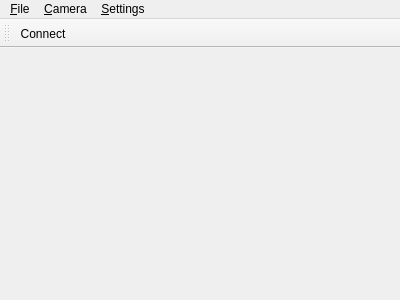
<?xml version="1.0" encoding="UTF-8"?>
<ui version="4.0">
 <class>CMainWindow</class>
 <widget class="QMainWindow" name="CMainWindow">
  <property name="geometry">
   <rect>
    <x>0</x>
    <y>0</y>
    <width>400</width>
    <height>300</height>
   </rect>
  </property>
  <property name="windowTitle">
   <string>Camera Display</string>
  </property>
  <widget class="QWidget" name="centralWidget">
   <layout class="QVBoxLayout" name="verticalLayout" stretch="1">
    <property name="spacing">
     <number>0</number>
    </property>
    <property name="leftMargin">
     <number>0</number>
    </property>
    <property name="topMargin">
     <number>9</number>
    </property>
    <property name="rightMargin">
     <number>0</number>
    </property>
    <property name="bottomMargin">
     <number>9</number>
    </property>
    <item>
     <widget class="QWidget" name="_displayWidget" native="true"/>
    </item>
   </layout>
  </widget>
  <widget class="QMenuBar" name="menuBar">
   <property name="geometry">
    <rect>
     <x>0</x>
     <y>0</y>
     <width>400</width>
     <height>21</height>
    </rect>
   </property>
   <widget class="QMenu" name="menuFile">
    <property name="title">
     <string>&amp;File</string>
    </property>
    <addaction name="actionExit"/>
   </widget>
   <widget class="QMenu" name="menuCamera">
    <property name="title">
     <string>&amp;Camera</string>
    </property>
    <addaction name="actionConnect"/>
    <addaction name="actionProbing_enabled"/>
   </widget>
   <widget class="QMenu" name="menuSettings">
    <property name="title">
     <string>&amp;Settings</string>
    </property>
    <addaction name="actionSettings"/>
   </widget>
   <addaction name="menuFile"/>
   <addaction name="menuCamera"/>
   <addaction name="menuSettings"/>
  </widget>
  <widget class="QToolBar" name="toolBar">
   <property name="windowTitle">
    <string>toolBar</string>
   </property>
   <attribute name="toolBarArea">
    <enum>TopToolBarArea</enum>
   </attribute>
   <attribute name="toolBarBreak">
    <bool>false</bool>
   </attribute>
   <addaction name="actionConnect"/>
  </widget>
  <action name="actionExit">
   <property name="text">
    <string>E&amp;xit</string>
   </property>
  </action>
  <action name="actionSettings">
   <property name="text">
    <string>&amp;Settings...</string>
   </property>
  </action>
  <action name="actionConnect">
   <property name="checkable">
    <bool>true</bool>
   </property>
   <property name="text">
    <string>&amp;Connect</string>
   </property>
  </action>
  <action name="actionProbing_enabled">
   <property name="text">
    <string>&amp;Probing enabled</string>
   </property>
  </action>
 </widget>
 <layoutdefault spacing="6" margin="11"/>
 <resources/>
 <connections>
  <connection>
   <sender>actionExit</sender>
   <signal>triggered()</signal>
   <receiver>CMainWindow</receiver>
   <slot>close()</slot>
   <hints>
    <hint type="sourcelabel">
     <x>-1</x>
     <y>-1</y>
    </hint>
    <hint type="destinationlabel">
     <x>199</x>
     <y>149</y>
    </hint>
   </hints>
  </connection>
 </connections>
</ui>
